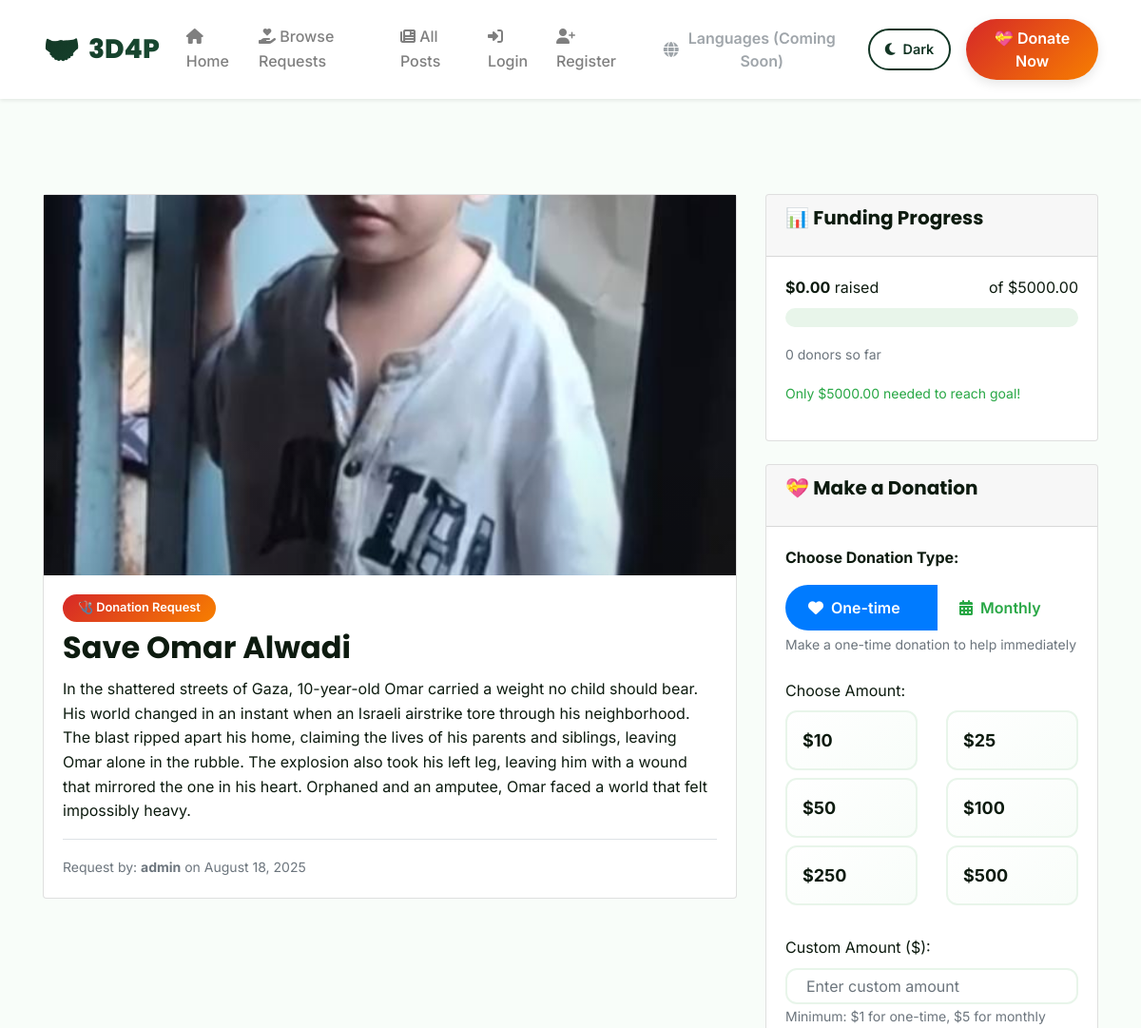
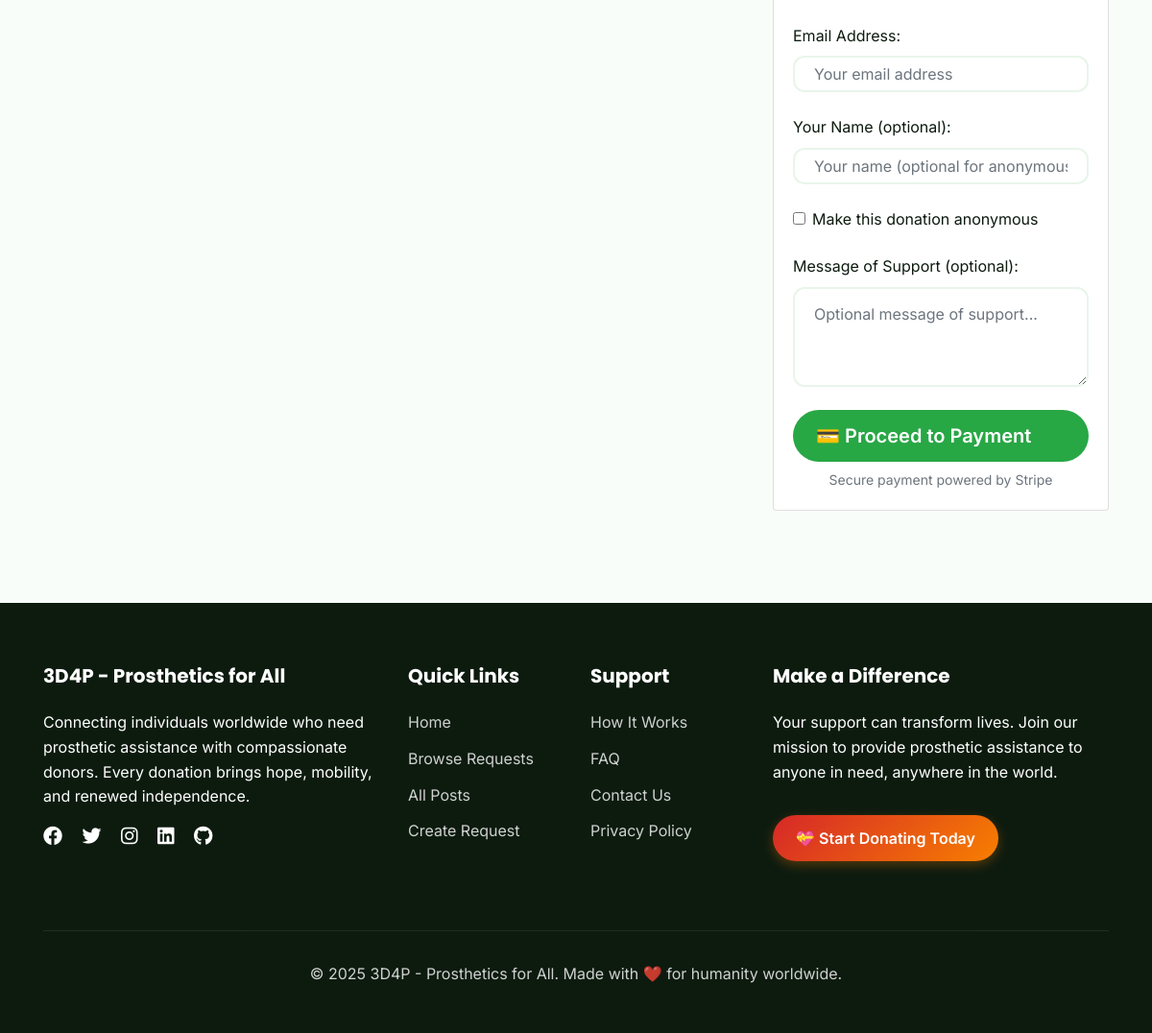
The app's page /donations/donate/67/ with its own data (2 pictures, top to bottom).
### posts/models.py (models this page shows, shortened)
class Post(models.Model):
    POST_TYPE_CHOICES = [
        ('regular', 'Regular Post'),
        ('donation', 'Donation Request'),
    ]
    author = models.ForeignKey(User, on_delete=models.CASCADE, null=True, blank=True)
    author_name = models.CharField(max_length=100, blank=True)
    title = models.CharField(max_length=200)
    content = models.TextField()
    post_type = models.CharField(max_length=20, choices=POST_TYPE_CHOICES, default='regular')
    is_approved = models.BooleanField(default=False)
    created_at = models.DateTimeField(auto_now_add=True)
    updated_at = models.DateTimeField(auto_now=True)
    view_count = models.IntegerField(default=0)
    share_count = models.IntegerField(default=0)
    image = models.ImageField(upload_to='post_images/', null=True, blank=True)

### users/models.py (models this page shows, shortened)
class CustomUser(AbstractUser):
    is_member = models.BooleanField(default=False)
    is_verified = models.BooleanField(default=False)
    bio = models.TextField(blank=True)
    date_of_birth = models.DateField(null=True, blank=True)
    pass

### donations/models.py (models this page shows, shortened)
class DonationGoal(models.Model):
    post = models.OneToOneField(Post, on_delete=models.CASCADE, related_name='donation_goal')
    goal_amount = models.DecimalField(max_digits=10, decimal_places=2)
    current_amount = models.DecimalField(max_digits=10, decimal_places=2, default=Decimal('0.00'))
    is_active = models.BooleanField(default=True)
    created_at = models.DateTimeField(auto_now_add=True)
    @property
    def progress_percentage(self):
        if self.goal_amount == 0:
            return 0
        return min((self.current_amount / self.goal_amount) * 100, 100)
    @property
    def remaining_amount(self):
        return max(self.goal_amount - self.current_amount, Decimal('0.00'))
    def update_current_amount(self):
        total = self.post.donations.filter(payment_status='completed').aggregate(
            total=models.Sum('amount')
        )['total'] or Decimal('0.00')
        self.current_amount = total
        self.save()
        return self.current_amount
    @property
    def total_monthly_supporters(self):
        return self.post.monthly_subscriptions.filter(status='active').count()

class Donation(models.Model):
    PAYMENT_STATUS_CHOICES = [
        ('pending', 'Pending'),
        ('processing', 'Processing'),
        ('completed', 'Completed'),
        ('failed', 'Failed'),
        ('refunded', 'Refunded'),
        ('cancelled', 'Cancelled'),
    ]
    DONATION_TYPE_CHOICES = [
        ('one_time', 'One-time'),
        ('monthly', 'Monthly'),
    ]
    id = models.UUIDField(primary_key=True, default=uuid.uuid4, editable=False)
    post = models.ForeignKey(Post, on_delete=models.CASCADE, related_name='donations')
    donor = models.ForeignKey(User, on_delete=models.CASCADE, null=True, blank=True)
    donor_name = models.CharField(max_length=100, blank=True)
    donor_email = models.EmailField()
    amount = models.DecimalField(max_digits=10, decimal_places=2)
    message = models.TextField(blank=True, max_length=500)
    payment_status = models.CharField(max_length=20, choices=PAYMENT_STATUS_CHOICES, default='pending')
    donation_type = models.CharField(max_length=20, choices=DONATION_TYPE_CHOICES, default='one_time')
    monthly_subscription = models.ForeignKey('MonthlySubscription', on_delete=models.CASCADE, null=True, blank=True, related_name='donations')
    stripe_payment_intent_id = models.CharField(max_length=200, blank=True)
    stripe_checkout_session_id = models.CharField(max_length=200, blank=True)
    stripe_customer_id = models.CharField(max_length=200, blank=True)
    is_anonymous = models.BooleanField(default=False)
    ip_address = models.GenericIPAddressField(null=True, blank=True)
    created_at = models.DateTimeField(auto_now_add=True)
    updated_at = models.DateTimeField(auto_now=True)
    completed_at = models.DateTimeField(null=True, blank=True)
    class Meta:
        ordering = ['-created_at']
        indexes = [
            models.Index(fields=['payment_status']),
            models.Index(fields=['post', 'payment_status']),
        ]

### donations/views.py (the view)
# urls.py: path('donate/<int:post_id>/', views.donate_to_post, name='donate_to_post'),
def donate_to_post(request, post_id):
    post = get_object_or_404(Post, id=post_id, post_type='donation', is_approved=True)
    try:
        goal = post.donation_goal
    except DonationGoal.DoesNotExist:
        goal = DonationGoal.objects.create(
            post=post,
            goal_amount=Decimal('5000.00')  # Default goal
        )
    goal.update_current_amount()
    recent_donations = post.donations.filter(
        payment_status='completed',
        is_anonymous=False
    ).select_related('donor')[:5]
    if request.method == 'POST':
        form = DonationForm(request.POST)
        if form.is_valid():
            return process_donation(request, post, form)
    else:
        initial_data = {}
        if request.user.is_authenticated:
            initial_data = {
                'donor_name': request.user.get_full_name() or request.user.username,
                'donor_email': request.user.email,
            }
        form = DonationForm(initial=initial_data)
    context = {
        'post': post,
        'goal': goal,
        'form': form,
        'recent_donations': recent_donations,
        'stripe_public_key': getattr(settings, 'STRIPE_PUBLIC_KEY', ''),
        'total_donors': post.donations.filter(payment_status='completed').count(),
    }
    return render(request, 'donations/donate_form.html', context)

### utils/error_handlers.py (called while the page is built)
    def __call__(self, request):
        if self.is_suspicious_request(request):
            logger.warning(
                f"Suspicious request detected: {request.method} {request.get_full_path()} "
                f"from IP: {self.get_client_ip(request)}"
            )
        response = self.get_response(request)
        return response

    def is_suspicious_request(self, request):
        suspicious_patterns = [
            'admin/', 'wp-admin/', 'phpmyadmin/', '.env', 'config.php',
            'shell.php', 'cmd.php', 'eval(', 'system(', 'exec('
        ]
        path = request.get_full_path().lower()
        return any(pattern in path for pattern in suspicious_patterns)

### donations/templates/donations/donate_form.html (shortened to what this page needs)
{% extends 'base.html' %}
{% block content %}
<div class="container mt-4">
    <div class="row">
        <div class="col-md-8">
            <div class="card mb-4">
                {% if post.image or post.images.exists or post.donation_details.images.exists %}
                <div id="postImageCarousel" class="carousel slide" data-ride="carousel">
                    <div class="carousel-inner">
                        {% if post.image %}
                        <div class="carousel-item active">
                            <img src="{{ post.image.url }}" class="d-block w-100" alt="{{ post.title }}" style="max-height: 400px; object-fit: cover;">
                        </div>
                        {% endif %}
                    </div>
                </div>
                {% endif %}
                <div class="card-body">
                    <span class="badge badge-danger mb-2">🩺 Donation Request</span>
                    <h2 class="card-title">{{ post.title }}</h2>
                    <p class="card-text">{{ post.content }}</p>
                    <div class="border-top pt-3">
                        <small class="text-muted">
                            Request by:
                            {% if post.author %}
                                <strong>{{ post.author.username }}</strong>
                            {% else %}
                                <strong>{{ post.author_name }}</strong>
                            {% endif %}
                            on {{ post.created_at|date:"F j, Y" }}
                        </small>
                    </div>
                </div>
            </div>
        </div>
        <div class="col-md-4">
            {% if goal %}
            <div class="card mb-4">
                <div class="card-header">
                    <h5>📊 Funding Progress</h5>
                </div>
                <div class="card-body">
                    <div class="d-flex justify-content-between mb-2">
                        <span><strong>${{ goal.current_amount }}</strong> raised</span>
                        <span>of ${{ goal.goal_amount }}</span>
                    </div>
                    <div class="progress mb-3" style="height: 20px;">
                    </div>
                    <p><small class="text-muted">{{ total_donors }} donor{{ total_donors|pluralize }} so far</small></p>
                    <p><small class="text-success">Only ${{ goal.remaining_amount }} needed to reach goal!</small></p>
                </div>
            </div>
            {% endif %}
            <div class="card">
                <div class="card-header">
                    <h5>💝 Make a Donation</h5>
                </div>
                <div class="card-body">
                    <div class="form-group mb-4">
                        <label class="font-weight-bold">Choose Donation Type:</label>
                        <div class="btn-group btn-group-toggle w-100 mt-2" data-toggle="buttons">
                            <label class="btn btn-outline-primary active" id="oneTimeLabel">
                                <i class="fas fa-heart"></i> One-time
                            </label>
                            <label class="btn btn-outline-success" id="monthlyLabel">
                                <i class="fas fa-calendar-alt"></i> Monthly
                            </label>
                        </div>
                        <small class="text-muted d-block mt-1">
                            <span id="donationType-help">Make a one-time donation to help immediately</span>
                        </small>
                    </div>
                    <form method="post" id="donationForm">
                        <div class="form-group" id="oneTimeAmounts">
                            <label>Choose Amount:</label>
                            <div class="row">
                                <div class="col-6 mb-2">
                                    <button type="button" class="btn btn-outline-primary btn-block amount-btn" data-amount="10">$10</button>
                                </div>
                                <div class="col-6 mb-2">
                                    <button type="button" class="btn btn-outline-primary btn-block amount-btn" data-amount="25">$25</button>
                                </div>
                                <div class="col-6 mb-2">
                                    <button type="button" class="btn btn-outline-primary btn-block amount-btn" data-amount="50">$50</button>
                                </div>
                                <div class="col-6 mb-2">
                                    <button type="button" class="btn btn-outline-primary btn-block amount-btn" data-amount="100">$100</button>
                                </div>
                                <div class="col-6 mb-2">
                                    <button type="button" class="btn btn-outline-primary btn-block amount-btn" data-amount="250">$250</button>
                                </div>
                                <div class="col-6 mb-2">
                                    <button type="button" class="btn btn-outline-primary btn-block amount-btn" data-amount="500">$500</button>
                                </div>
                            </div>
                        </div>
                        <div class="form-group">
                            <label for="{{ form.amount.id_for_label }}" id="customAmountLabel">Custom Amount ($):</label>
                            {{ form.amount }}
                            <small class="text-muted" id="customAmountHelp">Minimum: $1 for one-time, $5 for monthly</small>
                        </div>
                        <div class="form-group">
                            <label for="{{ form.donor_email.id_for_label }}">Email Address:</label>
                            {{ form.donor_email }}
                        </div>
                        <div class="form-group">
                            <label for="{{ form.donor_name.id_for_label }}">Your Name (optional):</label>
                            {{ form.donor_name }}
                        </div>
                        <div class="form-group form-check">
                            {{ form.is_anonymous }}
                            <label class="form-check-label" for="{{ form.is_anonymous.id_for_label }}">
                                Make this donation anonymous
                            </label>
                        </div>
                        <div class="form-group">
                            <label for="{{ form.message.id_for_label }}">Message of Support (optional):</label>
                            {{ form.message }}
                        </div>
                        <button type="submit" class="btn btn-success btn-lg btn-block" id="submitButton">
                            💳 Proceed to Payment
                        </button>
                        <small class="text-muted d-block text-center mt-2" id="paymentInfo">
                            Secure payment powered by Stripe
                        </small>
                    </form>
                </div>
            </div>
        </div>
    </div>
</div>
{% endblock %}

### static/css/main.css (style rules this page uses)
:root { --primary-color: #123524; --secondary-color: #1a4d34; --accent-color: #2d6b45; --danger-color: #d62828; --success-color: #27a745; --dark-color: #0d1b0f; --light-color: #f8fdf9; --gray-light: #e8f5ea; --gray-medium: #6c7b6d; --white: #ffffff; --gradient-primary: linear-gradient(135deg, #123524 0%, #1a4d34 100%); --gradient-hero: linear-gradient(135deg, #0d1b0f 0%, #123524 100%); --gradient-card: linear-gradient(145deg, #ffffff 0%, #f8fdf9 100%); --gradient-danger: linear-gradient(135deg, #d62828 0%, #f77f00 100%); --shadow-sm: 0 2px 4px rgba(0,0,0,0.08); --shadow-md: 0 4px 12px rgba(0,0,0,0.1); --shadow-lg: 0 8px 24px rgba(0,0,0,0.12); --shadow-xl: 0 12px 48px rgba(0,0,0,0.15); --font-primary: 'Inter', -apple-system, BlinkMacSystemFont, 'Segoe UI', sans-serif; --font-heading: 'Poppins', sans-serif; --transition-fast: all 0.2s ease; --transition-medium: all 0.3s ease; --transition-slow: all 0.5s cubic-bezier(0.4, 0, 0.2, 1); }
* { margin: 0; padding: 0; box-sizing: border-box; }
body { font-family: var(--font-primary); color: var(--dark-color); background-color: var(--light-color); line-height: 1.6; overflow-x: hidden; padding-top: 100px; }
h1, h2, h3, h4, h5, h6 { font-family: var(--font-heading); font-weight: 700; color: var(--dark-color); margin-bottom: 1rem; }
.progress { height: 12px; border-radius: 50px; background: var(--gray-light); overflow: visible; position: relative; }
.btn { font-family: var(--font-primary); font-weight: 600; padding: 0.75rem 1.5rem; border-radius: 50px; transition: var(--transition-medium); text-decoration: none; display: inline-flex; align-items: center; gap: 0.5rem; border: none; cursor: pointer; }
.form-group { margin-bottom: 1.5rem; }
.form-control { width: 100%; padding: 0.875rem 1.25rem; border: 2px solid var(--gray-light); border-radius: 12px; font-size: 1rem; transition: var(--transition-fast); background: var(--white); }
.amount-btn { background: var(--gradient-card); border: 2px solid var(--gray-light); padding: 1rem; border-radius: 12px; font-weight: 700; font-size: 1.125rem; color: var(--dark-color); transition: var(--transition-fast); cursor: pointer; }
.badge { padding: 0.5rem 1rem; border-radius: 20px; font-weight: 600; font-size: 0.8rem; display: inline-flex; align-items: center; gap: 0.25rem; }
.badge-danger { background: var(--gradient-danger); color: white; }
* { transition: background-color 0.3s ease, color 0.3s ease, border-color 0.3s ease; }

### donations/templates/donations/donate_form.html (style rules this page uses)
.carousel-item::after { content: ""; position: absolute; top: 0; left: 0; right: 0; bottom: 0; background: linear-gradient(to bottom, transparent 60%, rgba(0,0,0,0.1) 100%); pointer-events: none; }

### records on screen
Post: image (picture), title "Save Omar Alwadi", content "In the shattered streets of Gaza, 10-year-old Omar carried a weight no child should bear. His world changed in an instant when an Israeli airstrike tore through his neighborhood. The blast ripped apart his home, claiming the lives of his parents and siblings, leaving Omar alone in the rubble. The explosion also took his left leg, leaving him with a wound that mirrored the one in his heart. Orphaned and an amputee, Omar faced a world that felt impossibly heavy.", author.username "admin", created_at "August 18, 2025"
DonationGoal: current_amount "0.00", goal_amount "5000.00", remaining_amount "5000.00"

### other values on screen
{{ total_donors }} "0"
